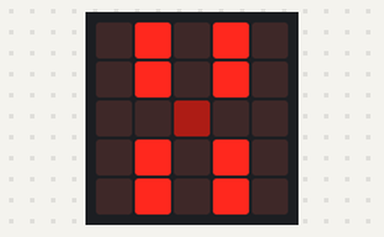
Recording of a program running on a simulated BBC micro:bit (MakeCode). Parts: the board's 5×5 LED display.

Above: at 0.1 s.
At 4.1 s:
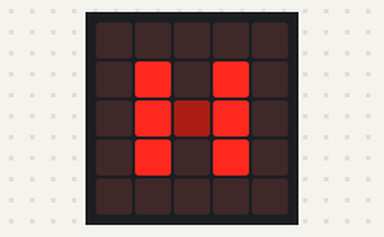

Measured:
- by itself, everything shown: repeats every 7.0 s, in 4 steps
- what the display in image 1 shows lasts 2.0 s, from 4.0 s to 6.0 s

The program:

stred_soumernost_02.py
```python
S = [2,2]   #stred
obdelnik = [[1,0], [3,0], [1,1], [3,1]] #obdelnik
odraz = [[0,0], [0,0], [0,0], [0,0]]    #odraz

def odrz():
    global obdelnik, odraz, S
    for i in range(len(obdelnik)):
        for f in range(0,2):
            odraz[i][f] = obdelnik[i][f] + 2*(S[f] - obdelnik[i][f])  #prevrati bod kolem stredu

def kresli():   # vykresli obdelnik a odraz
    global obdelnik, odraz,S
    led.plot_brightness(S[0], S[1], 50)
    for x in obdelnik:
        led.plot(x[0],x[1])
    for z in odraz:
        led.plot(z[0],z[1])
odrz()
kresli()

def on_forever():   #postupně men pozici obdelniku
    basic.pause(1000)
    for y in range(3):
        obdelnik[0][1] +=1
        obdelnik[1][1] +=1
        obdelnik[2][1] +=1
        obdelnik[3][1] +=1
        odrz()
        basic.clear_screen()
        kresli()
        basic.pause(1000)
    for x in range(3):
        obdelnik[0][1] -=1
        obdelnik[1][1] -=1
        obdelnik[2][1] -=1
        obdelnik[3][1] -=1
        odrz()
        basic.clear_screen()
        kresli()
        basic.pause(1000)

forever(on_forever)
```
